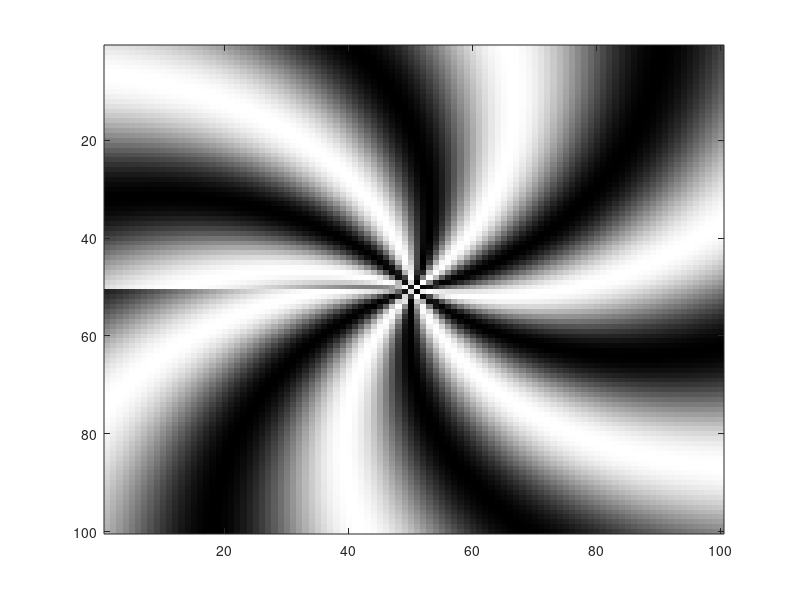

This chart was generated by the following MATLAB code: (Note: this script raises an error after producing the figure.)
%SineInAperture

clear all;
close all;

amp = .5;
backLum=128;
size_ap=100;
sf=6;
rad=pi/4;

[X,Y]=meshgrid(linspace(-pi, pi, size_ap));

R=sqrt(X.^2+Y.^2); imagesc(R); colormap(gray(256)); %% gives us the radius 
Rsin=sin(R*5); imagesc(Rsin); colormap(gray(256));

T=atan2(Y,X); imagesc(T);  colormap(gray(256));
Tradial=sin(5*T); imagesc(Tradial); colormap(gray(256));

spiral=sin(2*pi*T+R); imagesc(spiral); colormap(gray(256));

%% build the array %%

naps=2; sep=50;
bigMatSize=[(naps+1)*sep]+[size_ap*naps];
bigMat=backLum*ones(bigMatSize);
stpt=[sep (sep*2)+size_ap];

for i=1:naps
    for j=1:naps
        rad=(i*j)/2; sf = 3+mod(i+j,2)*3;
        [ sw2D ] = make2Dsinewave ( amp, 45, size_ap, sf );
        [ sw2D ] = putinaperture( sw2D, rad, backLum ,'gaussian');
        sw2D=((sw2D+1)*backLum+1);
        bigMat(stpt(i):stpt(i)+size_ap-1,stpt(j):stpt(j)+size_ap-1) = sw2D;
    end
end

imagesc(bigMat); colormap(gray(256));

return

for r=1:size_ap
    for c=1:size_ap
        if x(r).^2+x(c).^2>rad.^2
            sw2D(r,c)=128.5; %% mean grey number
        end
    end
end

image(sw2D);
colormap(gray(256));

% %%%% example for kid reading speeds %%%%
% figure();
% 
% for k = 1:10
%     kid10(k,:)=[2:7]+randn(1,6);
%     kid5(k,:)=[2:7]+randn(1,6)+3;
% end
% 
% subplot(1,2,1)
% image(kid5+1); colormap(gray(14))
% 
% subplot(1,2,2)
% imagesc(kid10+1); colormap(gray(14))
